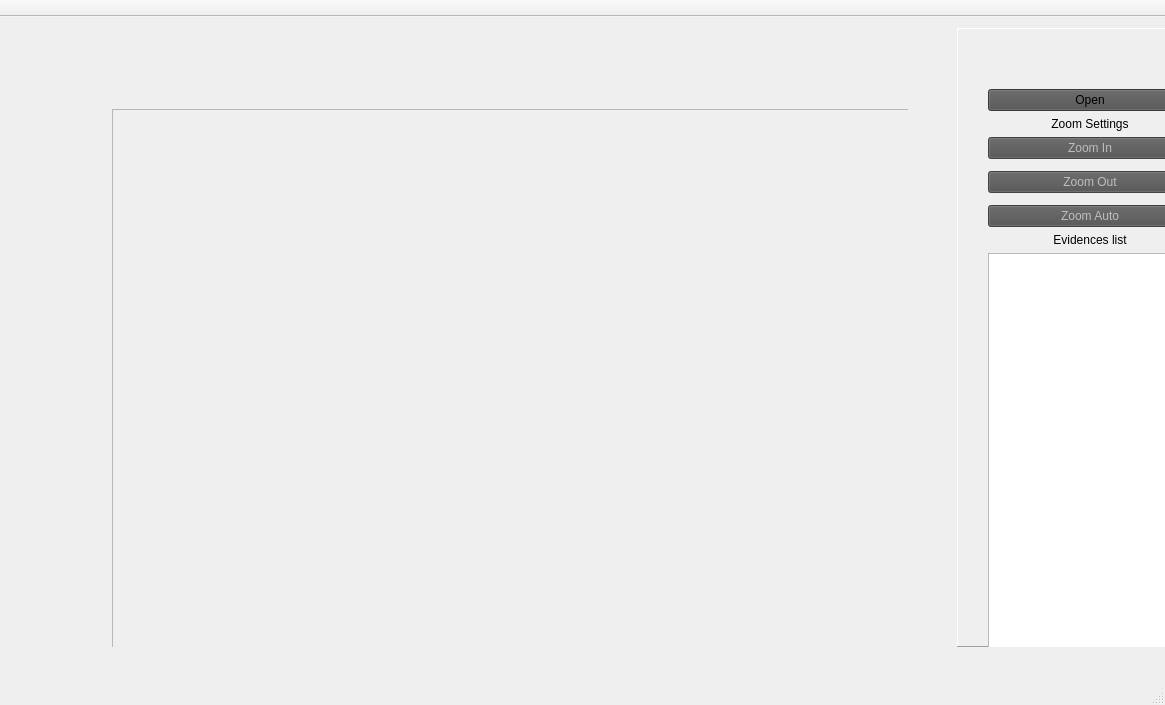
<?xml version="1.0" encoding="UTF-8"?>
<ui version="4.0">
 <class>MainWindow</class>
 <widget class="QMainWindow" name="MainWindow">
  <property name="geometry">
   <rect>
    <x>0</x>
    <y>0</y>
    <width>1165</width>
    <height>705</height>
   </rect>
  </property>
  <property name="minimumSize">
   <size>
    <width>1145</width>
    <height>705</height>
   </size>
  </property>
  <property name="windowTitle">
   <string>Evidences Selector</string>
  </property>
  <property name="styleSheet">
   <string notr="true">background-color: #303030;color: white;disabled{ background-color: #white};</string>
  </property>
  <widget class="QWidget" name="centralWidget">
   <property name="minimumSize">
    <size>
     <width>1145</width>
     <height>649</height>
    </size>
   </property>
   <widget class="QWidget" name="layoutWidget">
    <property name="geometry">
     <rect>
      <x>0</x>
      <y>0</y>
      <width>1218</width>
      <height>641</height>
     </rect>
    </property>
    <layout class="QHBoxLayout" name="horizontalLayout">
     <property name="spacing">
      <number>1</number>
     </property>
     <item>
      <widget class="QFrame" name="frame">
       <property name="sizePolicy">
        <sizepolicy hsizetype="MinimumExpanding" vsizetype="MinimumExpanding">
         <horstretch>0</horstretch>
         <verstretch>0</verstretch>
        </sizepolicy>
       </property>
       <property name="minimumSize">
        <size>
         <width>805</width>
         <height>605</height>
        </size>
       </property>
       <widget class="QWidget" name="gridLayoutWidget">
        <property name="geometry">
         <rect>
          <x>90</x>
          <y>70</y>
          <width>807</width>
          <height>607</height>
         </rect>
        </property>
        <layout class="QGridLayout" name="gridLayout">
         <item row="0" column="0">
          <widget class="QScrollArea" name="scrollArea">
           <property name="minimumSize">
            <size>
             <width>805</width>
             <height>605</height>
            </size>
           </property>
           <property name="widgetResizable">
            <bool>false</bool>
           </property>
           <property name="alignment">
            <set>Qt::AlignCenter</set>
           </property>
           <widget class="QWidget" name="scrollAreaWidgetContents">
            <property name="geometry">
             <rect>
              <x>78</x>
              <y>53</y>
              <width>647</width>
              <height>497</height>
             </rect>
            </property>
            <zorder>layoutWidget</zorder>
            <zorder>layoutWidget</zorder>
           </widget>
          </widget>
         </item>
        </layout>
       </widget>
      </widget>
     </item>
     <item>
      <widget class="QFrame" name="frame_2">
       <property name="sizePolicy">
        <sizepolicy hsizetype="Fixed" vsizetype="Preferred">
         <horstretch>250</horstretch>
         <verstretch>0</verstretch>
        </sizepolicy>
       </property>
       <property name="minimumSize">
        <size>
         <width>250</width>
         <height>0</height>
        </size>
       </property>
       <property name="styleSheet">
        <string notr="true"/>
       </property>
       <property name="frameShape">
        <enum>QFrame::Panel</enum>
       </property>
       <property name="frameShadow">
        <enum>QFrame::Raised</enum>
       </property>
       <widget class="QWidget" name="layoutWidget">
        <property name="geometry">
         <rect>
          <x>20</x>
          <y>50</y>
          <width>226</width>
          <height>956</height>
         </rect>
        </property>
        <layout class="QVBoxLayout" name="verticalLayout">
         <item>
          <widget class="QPushButton" name="openButton">
           <property name="styleSheet">
            <string notr="true">background-color: #505050;</string>
           </property>
           <property name="text">
            <string>Open</string>
           </property>
          </widget>
         </item>
         <item>
          <widget class="QLabel" name="label_2">
           <property name="text">
            <string>Zoom Settings</string>
           </property>
           <property name="alignment">
            <set>Qt::AlignCenter</set>
           </property>
          </widget>
         </item>
         <item>
          <widget class="QPushButton" name="zoomInButton">
           <property name="enabled">
            <bool>false</bool>
           </property>
           <property name="styleSheet">
            <string notr="true">background-color: #505050;</string>
           </property>
           <property name="text">
            <string>Zoom In</string>
           </property>
          </widget>
         </item>
         <item>
          <widget class="QFrame" name="frame_9">
           <property name="minimumSize">
            <size>
             <width>0</width>
             <height>0</height>
            </size>
           </property>
           <property name="maximumSize">
            <size>
             <width>16777215</width>
             <height>1</height>
            </size>
           </property>
           <property name="frameShape">
            <enum>QFrame::NoFrame</enum>
           </property>
           <property name="frameShadow">
            <enum>QFrame::Raised</enum>
           </property>
          </widget>
         </item>
         <item>
          <widget class="QPushButton" name="zoomOutButton">
           <property name="enabled">
            <bool>false</bool>
           </property>
           <property name="styleSheet">
            <string notr="true">background-color: #505050;</string>
           </property>
           <property name="text">
            <string>Zoom Out</string>
           </property>
          </widget>
         </item>
         <item>
          <widget class="QFrame" name="frame_8">
           <property name="maximumSize">
            <size>
             <width>16777215</width>
             <height>1</height>
            </size>
           </property>
           <property name="frameShape">
            <enum>QFrame::NoFrame</enum>
           </property>
           <property name="frameShadow">
            <enum>QFrame::Raised</enum>
           </property>
          </widget>
         </item>
         <item>
          <widget class="QPushButton" name="zoomAutoButton">
           <property name="enabled">
            <bool>false</bool>
           </property>
           <property name="styleSheet">
            <string notr="true">background-color: #505050;</string>
           </property>
           <property name="text">
            <string>Zoom Auto</string>
           </property>
          </widget>
         </item>
         <item>
          <widget class="QLabel" name="label_3">
           <property name="text">
            <string>Evidences list</string>
           </property>
           <property name="alignment">
            <set>Qt::AlignCenter</set>
           </property>
          </widget>
         </item>
         <item>
          <widget class="QListWidget" name="listWidget"/>
         </item>
         <item>
          <widget class="QFrame" name="frame_10">
           <property name="minimumSize">
            <size>
             <width>0</width>
             <height>0</height>
            </size>
           </property>
           <property name="maximumSize">
            <size>
             <width>16777215</width>
             <height>1</height>
            </size>
           </property>
           <property name="frameShape">
            <enum>QFrame::NoFrame</enum>
           </property>
           <property name="frameShadow">
            <enum>QFrame::Raised</enum>
           </property>
          </widget>
         </item>
         <item>
          <widget class="QPushButton" name="newButton">
           <property name="enabled">
            <bool>false</bool>
           </property>
           <property name="styleSheet">
            <string notr="true">background-color: #505050;</string>
           </property>
           <property name="text">
            <string>New Evidence</string>
           </property>
          </widget>
         </item>
         <item>
          <widget class="QFrame" name="frame_11">
           <property name="minimumSize">
            <size>
             <width>0</width>
             <height>0</height>
            </size>
           </property>
           <property name="maximumSize">
            <size>
             <width>16777215</width>
             <height>1</height>
            </size>
           </property>
           <property name="frameShape">
            <enum>QFrame::NoFrame</enum>
           </property>
           <property name="frameShadow">
            <enum>QFrame::Raised</enum>
           </property>
          </widget>
         </item>
         <item>
          <widget class="QPushButton" name="remButton">
           <property name="enabled">
            <bool>false</bool>
           </property>
           <property name="styleSheet">
            <string notr="true">background-color: #505050;</string>
           </property>
           <property name="text">
            <string>Remove Evidence</string>
           </property>
          </widget>
         </item>
         <item>
          <widget class="QFrame" name="frame_12">
           <property name="minimumSize">
            <size>
             <width>0</width>
             <height>0</height>
            </size>
           </property>
           <property name="maximumSize">
            <size>
             <width>16777215</width>
             <height>1</height>
            </size>
           </property>
           <property name="frameShape">
            <enum>QFrame::NoFrame</enum>
           </property>
           <property name="frameShadow">
            <enum>QFrame::Raised</enum>
           </property>
          </widget>
         </item>
         <item>
          <widget class="QLabel" name="label">
           <property name="text">
            <string>Selection Tools</string>
           </property>
           <property name="alignment">
            <set>Qt::AlignCenter</set>
           </property>
          </widget>
         </item>
         <item>
          <widget class="QPushButton" name="arrButton">
           <property name="enabled">
            <bool>false</bool>
           </property>
           <property name="styleSheet">
            <string notr="true">background-color: #505050;</string>
           </property>
           <property name="text">
            <string>Arrow</string>
           </property>
          </widget>
         </item>
         <item>
          <widget class="QFrame" name="frame_7">
           <property name="maximumSize">
            <size>
             <width>16777215</width>
             <height>1</height>
            </size>
           </property>
           <property name="frameShape">
            <enum>QFrame::NoFrame</enum>
           </property>
           <property name="frameShadow">
            <enum>QFrame::Raised</enum>
           </property>
          </widget>
         </item>
         <item>
          <widget class="QPushButton" name="bboxButton">
           <property name="enabled">
            <bool>false</bool>
           </property>
           <property name="styleSheet">
            <string notr="true">background-color: #505050;</string>
           </property>
           <property name="text">
            <string>Rectangle</string>
           </property>
          </widget>
         </item>
         <item>
          <widget class="QFrame" name="frame_6">
           <property name="maximumSize">
            <size>
             <width>16777215</width>
             <height>1</height>
            </size>
           </property>
           <property name="frameShape">
            <enum>QFrame::NoFrame</enum>
           </property>
           <property name="frameShadow">
            <enum>QFrame::Raised</enum>
           </property>
          </widget>
         </item>
         <item>
          <widget class="QPushButton" name="ellButton">
           <property name="enabled">
            <bool>false</bool>
           </property>
           <property name="styleSheet">
            <string notr="true">background-color: #505050;</string>
           </property>
           <property name="text">
            <string>Ellipce</string>
           </property>
          </widget>
         </item>
         <item>
          <widget class="QFrame" name="frame_5">
           <property name="maximumSize">
            <size>
             <width>16777215</width>
             <height>1</height>
            </size>
           </property>
           <property name="frameShape">
            <enum>QFrame::NoFrame</enum>
           </property>
           <property name="frameShadow">
            <enum>QFrame::Raised</enum>
           </property>
          </widget>
         </item>
         <item>
          <widget class="QPushButton" name="polyButton">
           <property name="enabled">
            <bool>false</bool>
           </property>
           <property name="styleSheet">
            <string notr="true">background-color: #505050;</string>
           </property>
           <property name="text">
            <string>Polygonal</string>
           </property>
          </widget>
         </item>
         <item>
          <widget class="QFrame" name="frame_4">
           <property name="maximumSize">
            <size>
             <width>16777215</width>
             <height>1</height>
            </size>
           </property>
           <property name="frameShape">
            <enum>QFrame::NoFrame</enum>
           </property>
           <property name="frameShadow">
            <enum>QFrame::Raised</enum>
           </property>
          </widget>
         </item>
         <item>
          <widget class="QPushButton" name="pushButton">
           <property name="enabled">
            <bool>false</bool>
           </property>
           <property name="styleSheet">
            <string notr="true">background-color: #505050;</string>
           </property>
           <property name="text">
            <string>Pen</string>
           </property>
          </widget>
         </item>
         <item>
          <widget class="QFrame" name="frame_13">
           <property name="minimumSize">
            <size>
             <width>0</width>
             <height>0</height>
            </size>
           </property>
           <property name="maximumSize">
            <size>
             <width>16777215</width>
             <height>1</height>
            </size>
           </property>
           <property name="frameShape">
            <enum>QFrame::NoFrame</enum>
           </property>
           <property name="frameShadow">
            <enum>QFrame::Raised</enum>
           </property>
          </widget>
         </item>
         <item>
          <widget class="QPushButton" name="confButton">
           <property name="enabled">
            <bool>false</bool>
           </property>
           <property name="styleSheet">
            <string notr="true">background-color: #505050;</string>
           </property>
           <property name="text">
            <string>Confirm Selection</string>
           </property>
          </widget>
         </item>
        </layout>
       </widget>
      </widget>
     </item>
    </layout>
   </widget>
  </widget>
  <widget class="QMenuBar" name="menuBar">
   <property name="enabled">
    <bool>true</bool>
   </property>
   <property name="geometry">
    <rect>
     <x>0</x>
     <y>0</y>
     <width>1165</width>
     <height>22</height>
    </rect>
   </property>
  </widget>
  <widget class="QStatusBar" name="statusBar"/>
  <widget class="QToolBar" name="mainToolBar">
   <property name="enabled">
    <bool>false</bool>
   </property>
   <property name="movable">
    <bool>false</bool>
   </property>
   <attribute name="toolBarArea">
    <enum>TopToolBarArea</enum>
   </attribute>
   <attribute name="toolBarBreak">
    <bool>false</bool>
   </attribute>
  </widget>
 </widget>
 <layoutdefault spacing="6" margin="11"/>
 <resources/>
 <connections/>
</ui>
